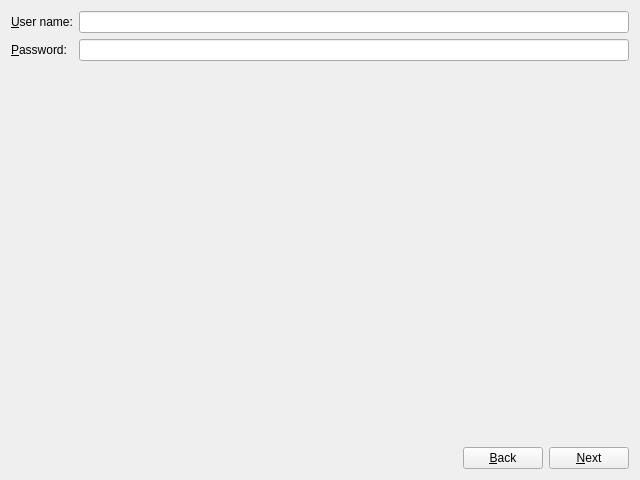
<?xml version="1.0" encoding="UTF-8"?>
<ui version="4.0">
 <class>ControllerStepWidget</class>
 <widget class="QWidget" name="ControllerStepWidget">
  <property name="geometry">
   <rect>
    <x>0</x>
    <y>0</y>
    <width>640</width>
    <height>480</height>
   </rect>
  </property>
  <property name="windowTitle">
   <string>Form</string>
  </property>
  <layout class="QGridLayout" name="gridLayout">
   <item row="0" column="0">
    <widget class="QLabel" name="label_2">
     <property name="text">
      <string>&amp;User name:</string>
     </property>
     <property name="buddy">
      <cstring>userNameLineEdit</cstring>
     </property>
    </widget>
   </item>
   <item row="1" column="1">
    <widget class="QLineEdit" name="passwordLineEdit">
     <property name="echoMode">
      <enum>QLineEdit::Password</enum>
     </property>
    </widget>
   </item>
   <item row="1" column="0">
    <widget class="QLabel" name="label_3">
     <property name="text">
      <string>&amp;Password:</string>
     </property>
     <property name="buddy">
      <cstring>passwordLineEdit</cstring>
     </property>
    </widget>
   </item>
   <item row="0" column="1">
    <widget class="QLineEdit" name="userNameLineEdit"/>
   </item>
   <item row="2" column="1">
    <spacer name="verticalSpacer">
     <property name="orientation">
      <enum>Qt::Vertical</enum>
     </property>
     <property name="sizeHint" stdset="0">
      <size>
       <width>20</width>
       <height>40</height>
      </size>
     </property>
    </spacer>
   </item>
   <item row="3" column="0" colspan="2">
    <layout class="QHBoxLayout" name="horizontalLayout">
     <item>
      <spacer name="horizontalSpacer">
       <property name="orientation">
        <enum>Qt::Horizontal</enum>
       </property>
       <property name="sizeHint" stdset="0">
        <size>
         <width>40</width>
         <height>20</height>
        </size>
       </property>
      </spacer>
     </item>
     <item>
      <widget class="QPushButton" name="backButton">
       <property name="text">
        <string>&amp;Back</string>
       </property>
      </widget>
     </item>
     <item>
      <widget class="QPushButton" name="nextButton">
       <property name="text">
        <string>&amp;Next</string>
       </property>
      </widget>
     </item>
    </layout>
   </item>
  </layout>
 </widget>
 <tabstops>
  <tabstop>userNameLineEdit</tabstop>
  <tabstop>passwordLineEdit</tabstop>
  <tabstop>backButton</tabstop>
  <tabstop>nextButton</tabstop>
 </tabstops>
 <resources/>
 <connections/>
</ui>
